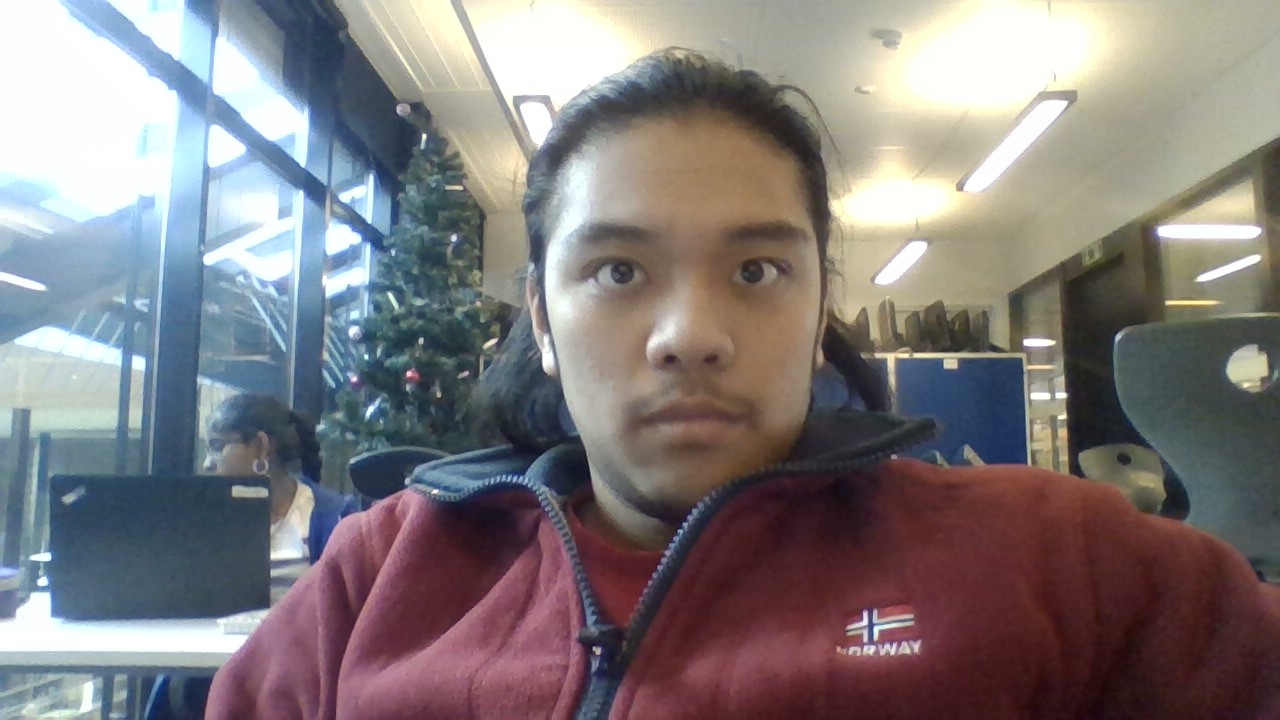
#> input picture OpenCV/Photos/face.jpg, 1280 x 720 px, found by its file name
$ python Cascade.py
#> lines starting #> are read from the running program, lines starting #| are printed output that depends on the picture
import cv2
from matplotlib import pyplot as plt


# Opening image
img = cv2.imread(r"Photos\face.jpg")
#> img is the input picture: shape (720, 1280, 3); mean B, G, R 124.7, 123.5, 129.7

# OpenCV opens images as BRG
# but we want it as RGB and
# we also need a grayscale
# version
img_gray = cv2.cvtColor(img, cv2.COLOR_BGR2GRAY)
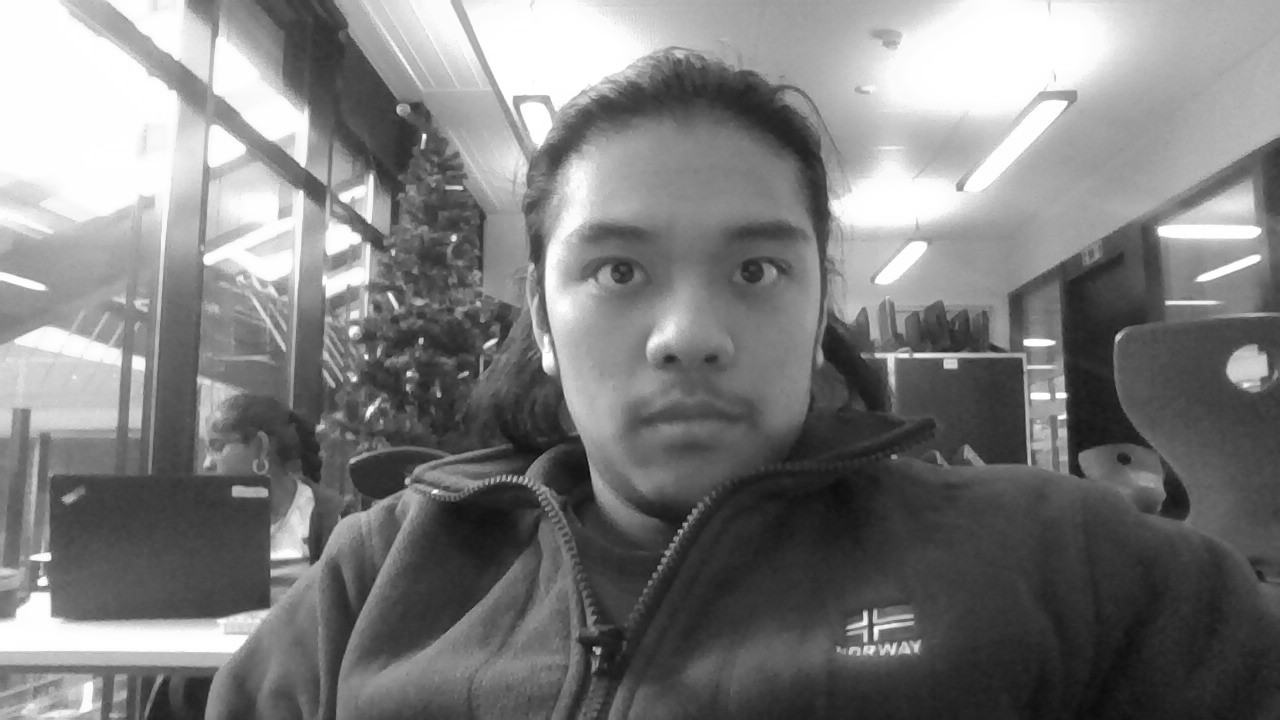
#> img_gray: shape (720, 1280); min 10, max 255, mean 125.5
img_rgb = cv2.cvtColor(img, cv2.COLOR_BGR2RGB)


# Use minSize because for not
# bothering with extra-small
# dots that would look like cats
# Load the pre-trained face detection classifier
face_data = cv2.CascadeClassifier(cv2.data.haarcascades + 'haarcascade_frontalface_default.xml')
found = face_data.detectMultiScale(img_gray, minSize = (50, 50))
#> found = [[258, 543, 55, 55], [508, 129, 359, 359]]

# Don't do anything if there's
# no cat
amount_found = len(found)
#> amount_found = 2


if amount_found != 0:
    # There may be more than one
    # cat in the image
    for (x, y, width, height) in found:
        # We draw a green rectangle around
        # every recognized cat
        cv2.rectangle(img_rgb, (x, y), (x + width, y + height), (0, 255, 0), 5)
#> this loop made 2 passes
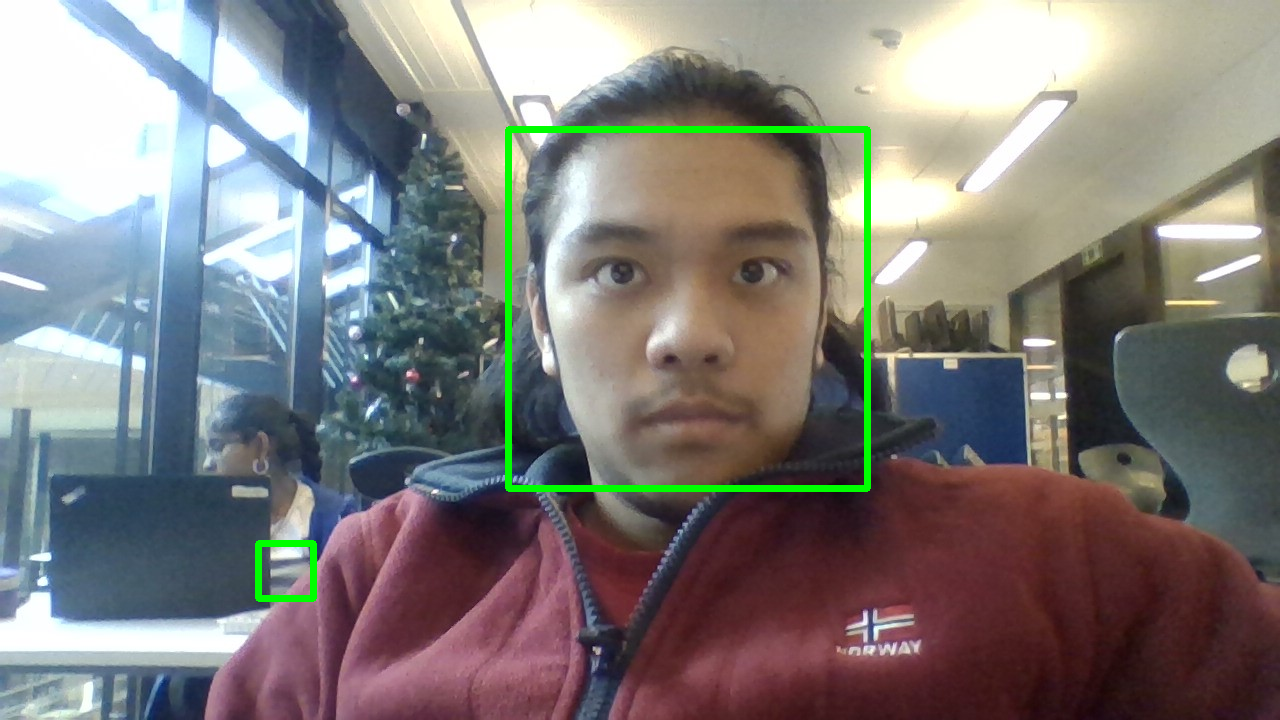
#> img_rgb: shape (720, 1280, 3); mean R, G, B 128.2, 125.3, 123.4

# Creates the environment
# of the picture and shows it
plt.subplot(1, 1, 1)
plt.imshow(img_rgb)
plt.show()

$ run again, with OpenCV/Photos/cat.jpg copied over OpenCV/Photos/face.jpg
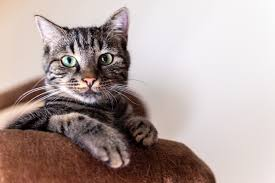
#> input picture OpenCV/Photos/cat.jpg, 275 x 183 px, found by its file name
#> img is the input picture: shape (183, 275, 3); mean B, G, R 157.9, 161.4, 177.5
#> `img_gray = cv2.cvtColor(img, cv2.COLOR_BGR2GRAY)`:
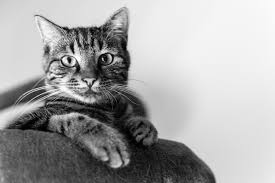
#> img_gray: shape (183, 275); min 0, max 255, mean 165.9
#> found = ()
#> amount_found = 0
